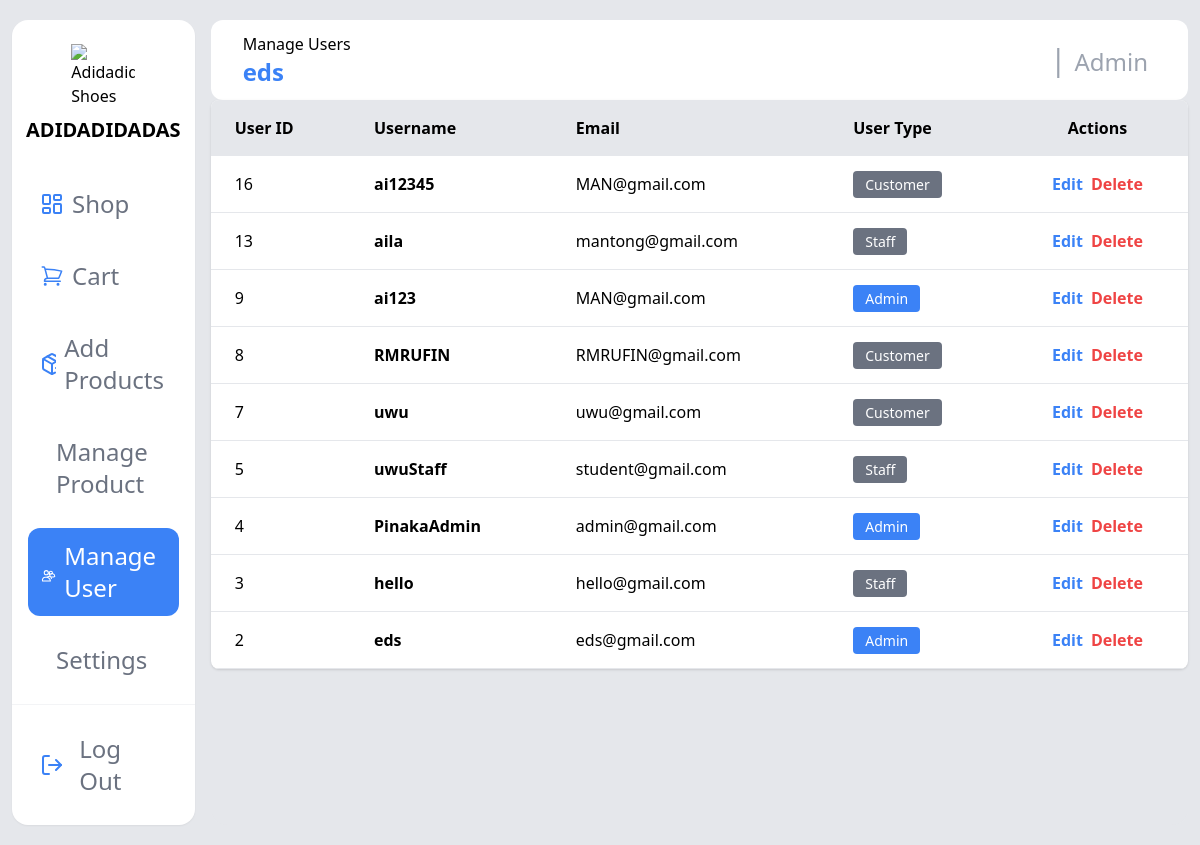
Page /manage_users.php (signed in) on the earlier database version.
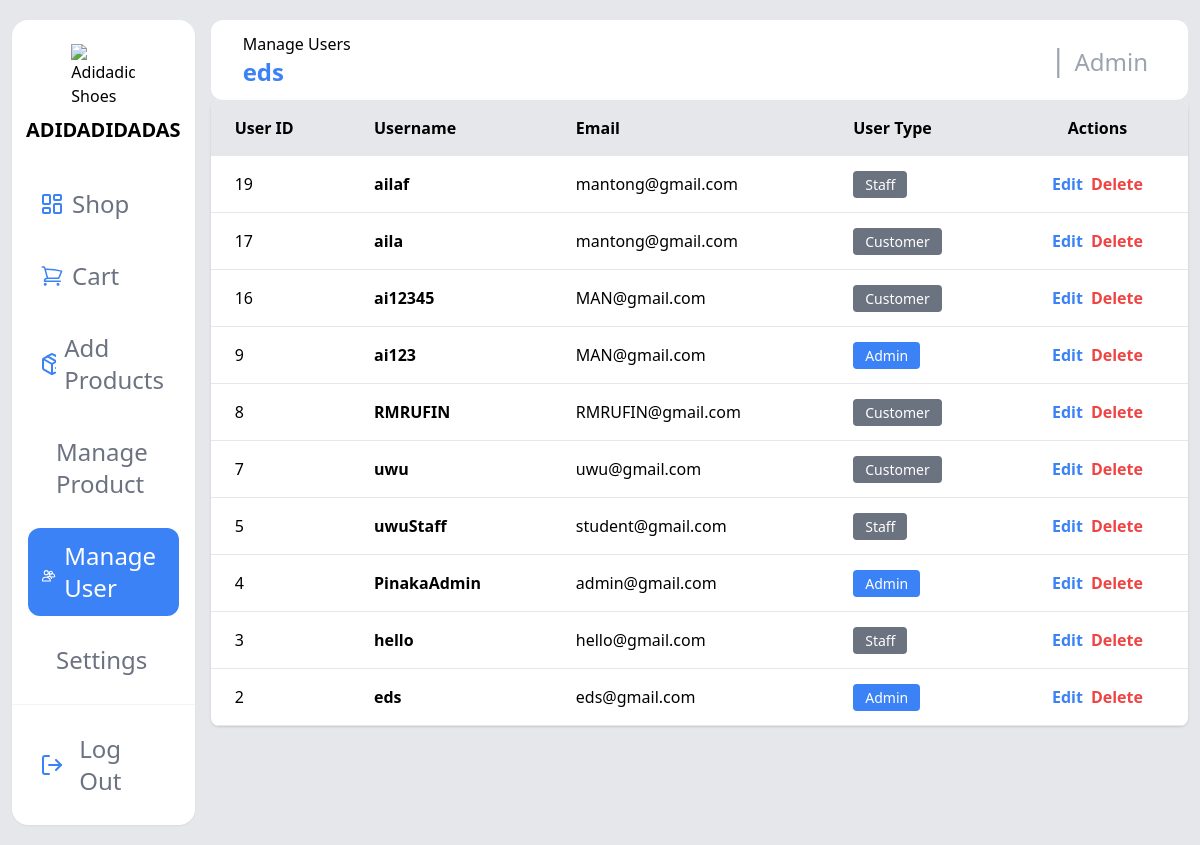
Same page on the later database version.
### tables this page shows
CREATE TABLE `tbl_user` (
  `user_id` int(11) NOT NULL,
  `userName` varchar(255) NOT NULL,
  `email` varchar(250) NOT NULL,
  `userPassword` varchar(250) DEFAULT NULL,
  `userType` varchar(255) NOT NULL
);

### manage_users.php (the view, shortened to what this page needs)
<?php
include 'connection.php';
$sql = "SELECT user_id, userName, email, userType FROM tbl_user ORDER BY user_id DESC";
$result = mysqli_query($conn, $sql);
$users = [];
if ($result) {
    while ($row = mysqli_fetch_assoc($result)) {
        $users[] = $row;
    }
}
?>
<!DOCTYPE html>
<html lang="en">
<head>
    <script src="https://cdn.tailwindcss.com"></script>
</head>
<body>
    <div class="min-h-screen bg-gray-200 px-3 py-5 grid grid-cols-1 md:grid-cols-12 gap-4">
        <?php include 'components/sidebar.php'; ?>
        <div class="bg-gray-200 rounded-2xl col-span-1 md:col-span-10">
            <div class="bg-white h-20 rounded-xl w-full p-2 flex justify-between items-center">
                <div class="ps-6 w-full">
                    <span>Manage Users</span>
                    <?php
                        if (isset($_SESSION['username'])) {
                            echo '<h1 class="text-2xl font-bold text-blue-500">' . htmlspecialchars($_SESSION['username']) . '</h1>';
                        }
                    ?>
                </div>
                <div class="flex justify-end items-center w-full p-4">
                    <div class="p-4 flex gap-2 items-center max-w-xs sm:max-w-sm md:max-w-md overflow-hidden">
                        <h1 class="text-3xl text-gray-400">|</h1>
                        <?php
                            if (isset($_SESSION['userType'])) {
                                echo '<div class="flex items-center gap-1 truncate">
                                        <h1 class="text-2xl text-gray-400 pt-1 truncate">' . htmlspecialchars($_SESSION['userType']) . '</h1>
                                      </div>';
                            }
                        ?>
                    </div>
                </div>
            </div>
                <div class="bg-white rounded-lg shadow overflow-hidden">
                    <table class="w-full">
                        <thead class="bg-gray-200">
                            <tr>
                                <th class="px-6 py-4 text-left font-semibold">User ID</th>
                                <th class="px-6 py-4 text-left font-semibold">Username</th>
                                <th class="px-6 py-4 text-left font-semibold">Email</th>
                                <th class="px-6 py-4 text-left font-semibold">User Type</th>
                                <th class="px-6 py-4 text-center font-semibold">Actions</th>
                            </tr>
                        </thead>
                        <tbody>
                            <?php if (count($users) > 0): ?>
                                <?php foreach ($users as $user): ?>
                                    <tr class="border-b border-gray-200 hover:bg-gray-50">
                                        <td class="px-6 py-4"><?php echo $user['user_id']; ?></td>
                                        <td class="px-6 py-4 font-semibold"><?php echo htmlspecialchars($user['userName']); ?></td>
                                        <td class="px-6 py-4"><?php echo htmlspecialchars($user['email']); ?></td>
                                        <td class="px-6 py-4">
                                            <span class="px-3 py-1 rounded text-white text-sm <?php echo strtolower($user['userType']) === 'admin' ? 'bg-blue-500' : 'bg-gray-500'; ?>">
                                                <?php echo htmlspecialchars($user['userType']); ?>
                                            </span>
                                        </td>
                                        <td class="px-6 py-4 text-center">
                                            <div class="flex gap-2 justify-center">
                                                <a href="edit_user.php?id=<?php echo $user['user_id']; ?>" class="text-blue-500 hover:text-blue-700 font-semibold">
                                                    Edit
                                                </a>
                                                <?php if ($user['user_id'] !== $_SESSION['user_id']): ?>
                                                    <a href="manage_users.php?delete_id=<?php echo $user['user_id']; ?>" class="text-red-500 hover:text-red-700 font-semibold" onclick="return confirm('Are you sure you want to delete this user?');">
                                                        Delete
                                                    </a>
                                                <?php endif; ?>
                                            </div>
                                        </td>
                                    </tr>
                                <?php endforeach; ?>
                            <?php else: ?>
                                <tr>
                                    <td colspan="5" class="px-6 py-4 text-center text-gray-500">No users found</td>
                                </tr>
                            <?php endif; ?>
                        </tbody>
                    </table>
                </div>
            </div>
        </div>
</body>
</html>

Differences in the rows shown:
removed tbl_user: user_id "13", userName "aila", email "mantong@gmail.com", userType "Staff"
added tbl_user: user_id "19", userName "ailaf", email "mantong@gmail.com", userType "Staff"
added tbl_user: user_id "17", userName "aila", email "mantong@gmail.com", userType "Customer"
